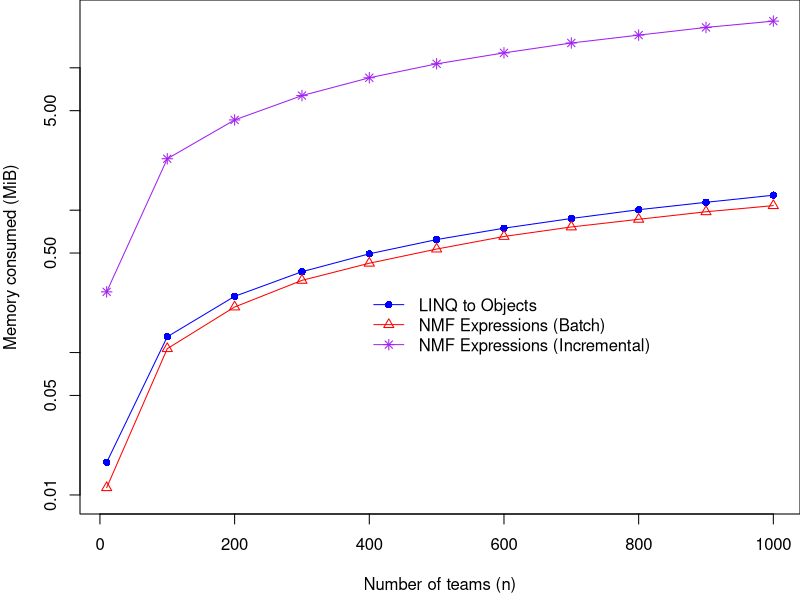
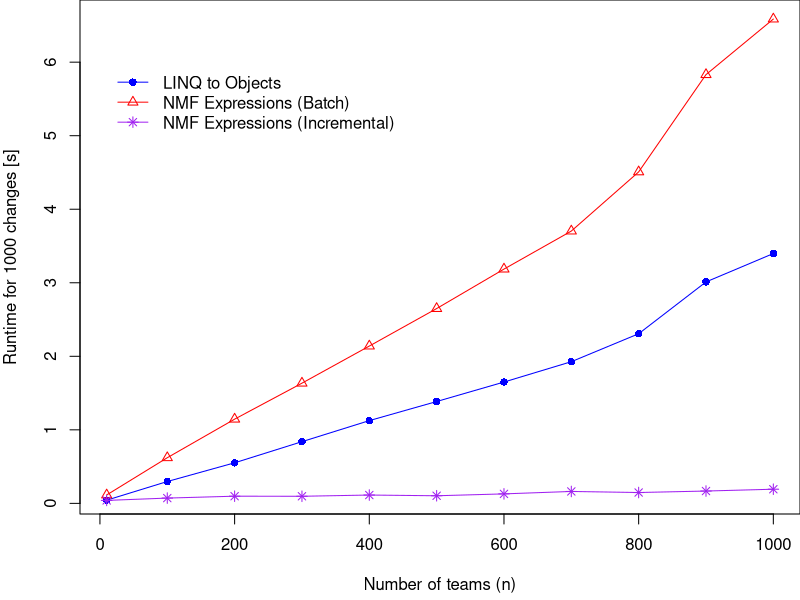

Source code (R) for these figures, in order:
# Create memory consumption plot

memoryConsumption = read.csv2("ergebnisseMemory.csv")
size = memoryConsumption$Size
classic = as.vector(memoryConsumption$Classic)
batch = as.vector(memoryConsumption$Batch)
inc = as.vector(memoryConsumption$Incremental)

pdf(file="..\\img\\memoryConsumption.pdf", width=6, height=3)
par(mar=c(4.3,4.0,0,0))
plot(size, inc, type="n", ylim=c(0.01,22), xlab="Number of teams (n)", ylab="Memory consumed (MiB)", log="y")
lines(size, classic, col="blue")
points(size, classic, pch=16, col="blue")
lines(size, batch, col="red")
points(size, batch, pch=2, col="red")
lines(size, inc, col="purple")
points(size, inc, pch=8, col="purple")
legend(400, 0.3, c("LINQ to Objects", "NMF Expressions (Batch)", "NMF Expressions (Incremental)"), col=c('blue', 'red', 'purple'), pch=c(16,2,8), bty='n', lty=1)
dev.off()

ergebnisse = read.csv2("ergebnisse.csv")
size = ergebnisse$Size
classic = as.vector(ergebnisse$Classic)
batch = as.vector(ergebnisse$Batch)
inc = as.vector(ergebnisse$Incremental)

pdf(file="..\\img\\ergebnisse.pdf", width=6, height=3)
par(mar=c(4.3,4.0,0,0))
plot(size, batch, type="n", xlab="Number of teams (n)", ylab="Runtime for 1000 changes [s]")
lines(size, classic, col="blue")
points(size, classic, pch=16, col="blue")
lines(size, batch, col="red")
points(size, batch, pch=2, col="red")
lines(size, inc, col="purple")
points(size, inc, pch=8, col="purple")
legend(20, 6, c("LINQ to Objects", "NMF Expressions (Batch)", "NMF Expressions (Incremental)"), col=c('blue', 'red', 'purple'), pch=c(16,2,8), bty='n', lty=1)
dev.off()